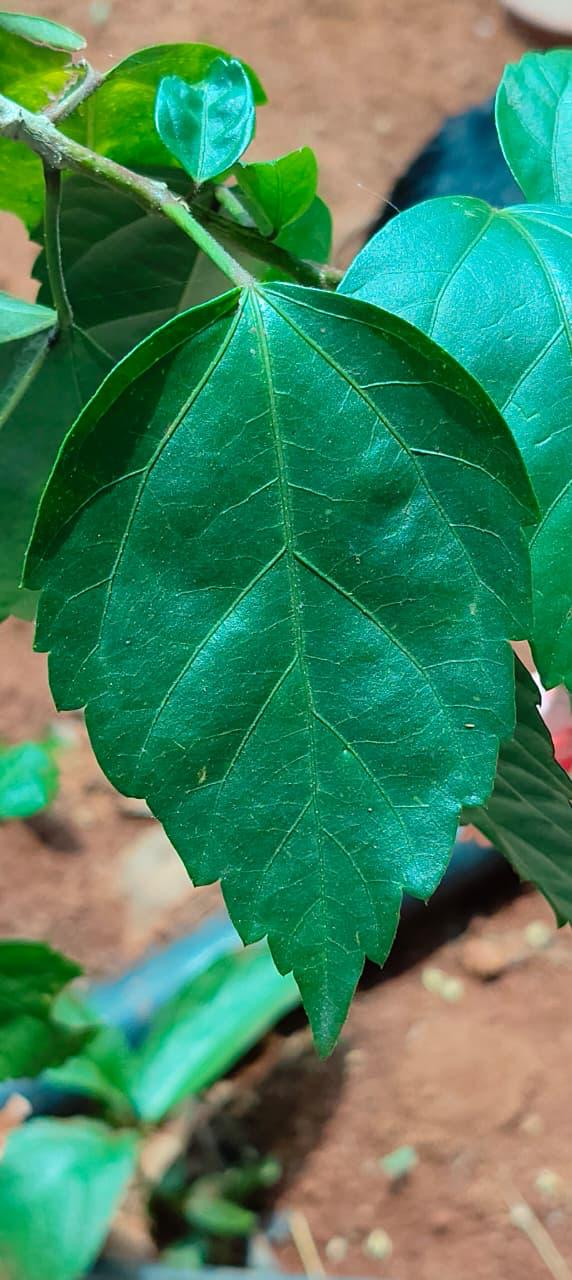
#> input picture sample_images/1.jpeg, 572 x 1280 px
$ python -i preprocessing.py   (imports and definitions only)
#> lines starting #> are read from the running program, lines starting #| are printed output that depends on the picture
#> further down, picture is the input picture: shape (1280, 572, 3); mean B, G, R 94.8, 130.7, 68.5
"""
src/preprocessing.py — Image preprocessing for the leaf health detection pipeline.

Takes a raw captured image and produces a cleaned, normalized version suitable
for downstream segmentation and feature extraction.

Operations:
  1. Resize to standard working resolution (longest edge = WORKING_RESOLUTION)
  2. Light denoising (preserve fine vein detail)
  3. Brightness/contrast normalization via CLAHE on the L channel in LAB space
"""

import cv2
import numpy as np
import sys
import os

# Add project root to path for config imports
sys.path.insert(0, os.path.abspath(os.path.join(os.path.dirname(__file__), '..')))
from config.thresholds import (
    WORKING_RESOLUTION,
    CLAHE_CLIP_LIMIT,
    CLAHE_TILE_GRID_SIZE,
    DENOISE_H,
    DENOISE_H_COLOR,
)


# [22 lines left out: function load_image, not called in this run]


def resize_to_working_resolution(image: np.ndarray,
                                  max_edge: int = WORKING_RESOLUTION) -> np.ndarray:
    """
    Resize image so its longest edge equals `max_edge`, preserving aspect ratio.

    This ensures consistent downstream measurements regardless of the camera's
    native resolution.

    Args:
        image: Input BGR image.
        max_edge: Target size for the longest edge in pixels.

    Returns:
        Resized BGR image.
    """
#> called with max_edge = 1024
    h, w = image.shape[:2]
#> h = 1280; w = 572
    if max(h, w) <= max_edge:
        return image.copy()

    scale = max_edge / max(h, w)
#> scale = 0.8
    new_w = int(w * scale)
#> new_w = 457
    new_h = int(h * scale)
#> new_h = 1024
    return cv2.resize(image, (new_w, new_h), interpolation=cv2.INTER_AREA)


def denoise(image: np.ndarray,
            h: int = DENOISE_H,
            h_color: int = DENOISE_H_COLOR) -> np.ndarray:
    """
    Apply light denoising while preserving fine detail (e.g., leaf veins).

    Uses cv2.fastNlMeansDenoisingColored — a non-local means denoiser that
    works in LAB space internally and is good at preserving edges.

    Args:
        image: Input BGR image.
        h: Filter strength for luminance component.
        h_color: Filter strength for color components.

    Returns:
        Denoised BGR image.
    """
#> called with h = 6, h_color = 6
    return cv2.fastNlMeansDenoisingColored(image, None, h, h_color, 7, 21)


def normalize_brightness(image: np.ndarray,
                          clip_limit: float = CLAHE_CLIP_LIMIT,
                          tile_grid_size: tuple = CLAHE_TILE_GRID_SIZE) -> np.ndarray:
    """
    Normalize brightness and contrast using CLAHE on the L channel in LAB space.

    CLAHE (Contrast Limited Adaptive Histogram Equalization) improves local
    contrast while preventing over-amplification of noise, making it ideal for
    images with uneven illumination (common with DIY backlighting setups).

    Args:
        image: Input BGR image.
        clip_limit: CLAHE contrast clipping limit.
        tile_grid_size: Size of the grid for CLAHE processing.

    Returns:
        Brightness-normalized BGR image.
    """
#> called with clip_limit = 2, tile_grid_size = (8, 8)
    lab = cv2.cvtColor(image, cv2.COLOR_BGR2LAB)
#> lab: shape (1024, 457, 3); mean of channels 0, 1, 2 128.9, 105.2, 143.4
    l_channel, a_channel, b_channel = cv2.split(lab)
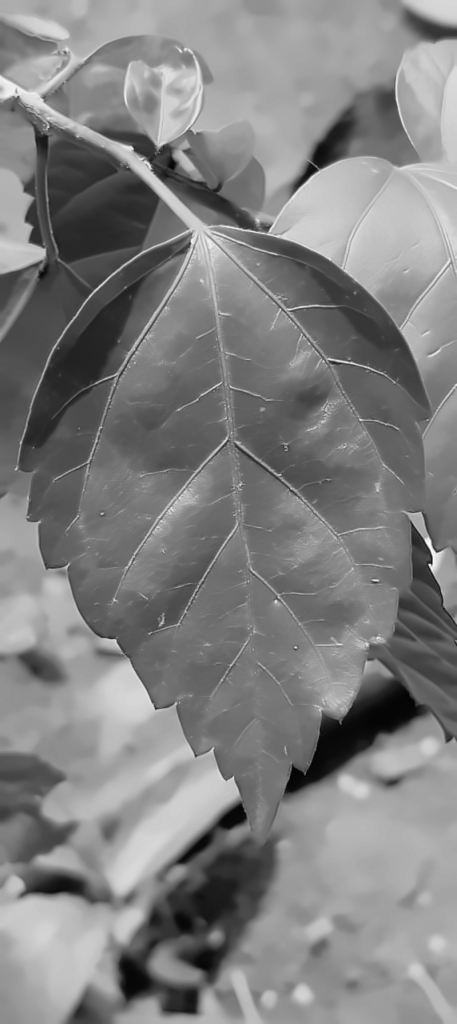
#> l_channel: shape (1024, 457); min 1, max 253, mean 128.9
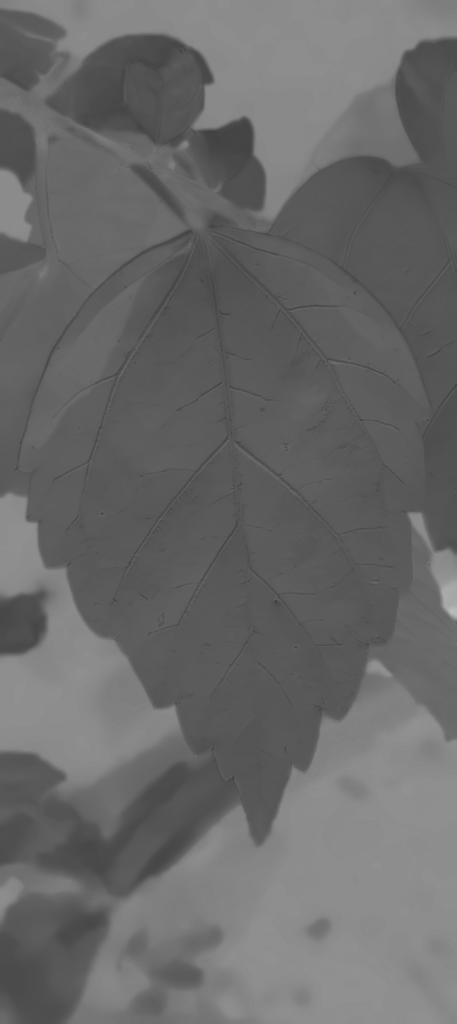
#> a_channel: shape (1024, 457); min 63, max 187, mean 105.2
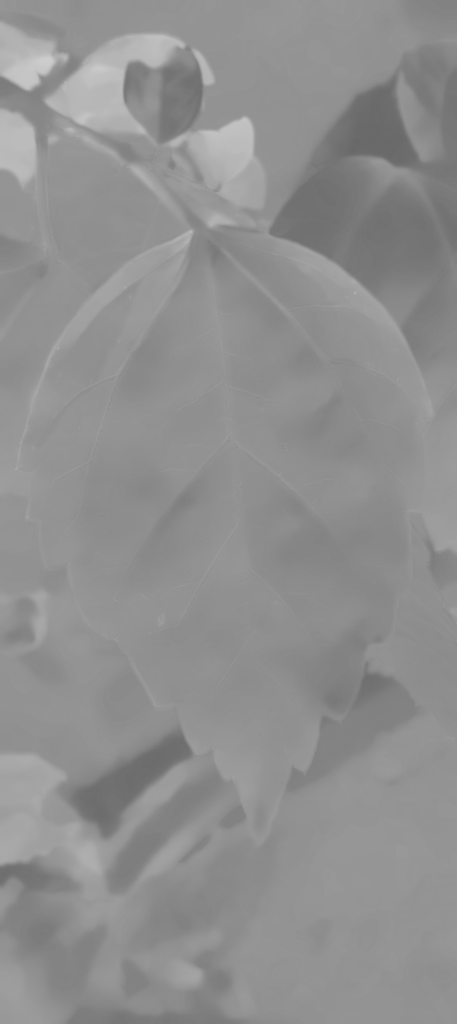
#> b_channel: shape (1024, 457); min 104, max 205, mean 143.4

    clahe = cv2.createCLAHE(clipLimit=clip_limit, tileGridSize=tile_grid_size)
    l_normalized = clahe.apply(l_channel)
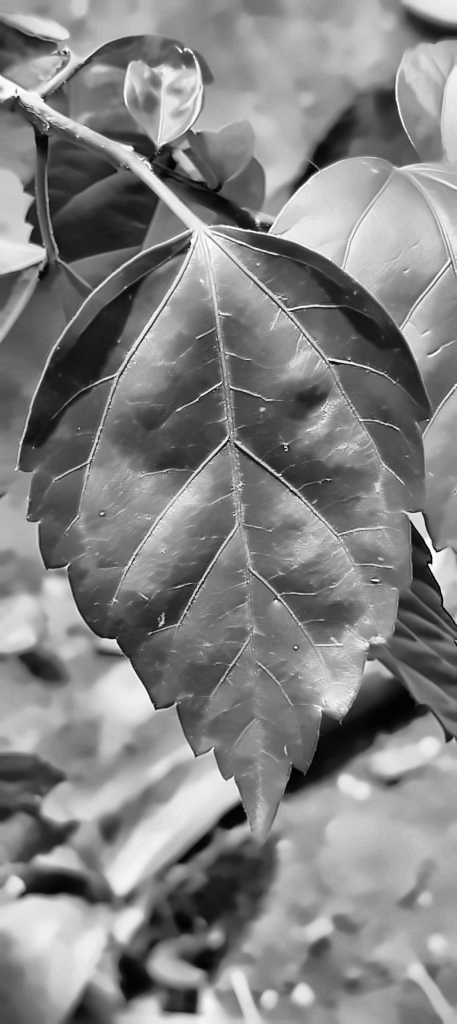
#> l_normalized: shape (1024, 457); min 1, max 255, mean 130.8

    lab_normalized = cv2.merge([l_normalized, a_channel, b_channel])
#> lab_normalized: shape (1024, 457, 3); mean of channels 0, 1, 2 130.8, 105.2, 143.4
    return cv2.cvtColor(lab_normalized, cv2.COLOR_LAB2BGR)
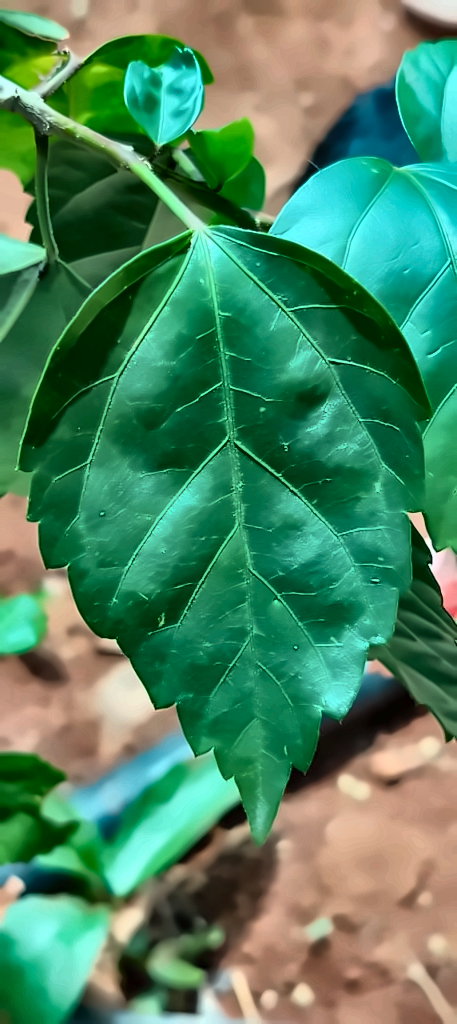
#> returned value: shape (1024, 457, 3); mean B, G, R 97.2, 132.9, 75.6


def preprocess(image: np.ndarray) -> np.ndarray:
    """
    Full preprocessing pipeline: resize → denoise → normalize brightness.

    Args:
        image: Raw input BGR image.

    Returns:
        Preprocessed BGR image at standard working resolution.
    """
    resized = resize_to_working_resolution(image)
    denoised = denoise(resized)
    normalized = normalize_brightness(denoised)
    return normalized


# [62 lines left out: functions preprocess_from_path, get_image_stem, print_preprocessed_stages_summary, not called in this run]

>>> import cv2
>>> picture = cv2.imread('../sample_images/1.jpeg')
>>> result = preprocess(picture)

$ run again, on sample_images/2.jpeg
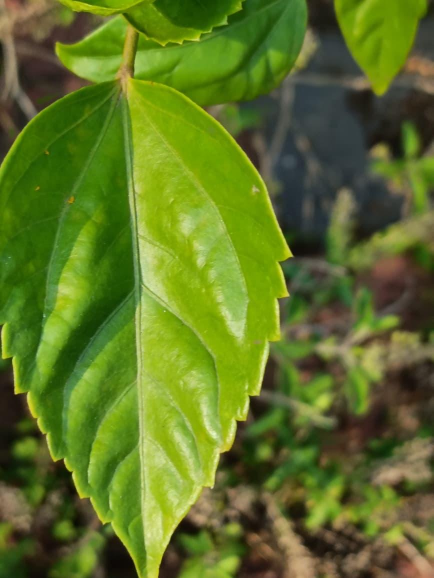
#> input picture sample_images/2.jpeg, 867 x 1156 px (shown at 1/2 size)
#> picture is the input picture: shape (1156, 867, 3); mean B, G, R 37.6, 115.2, 94
#> lab: shape (1024, 768, 3); mean of channels 0, 1, 2 114.4, 109.5, 163.8
#> in normalize_brightness, `l_normalized = clahe.apply(l_channel)`:
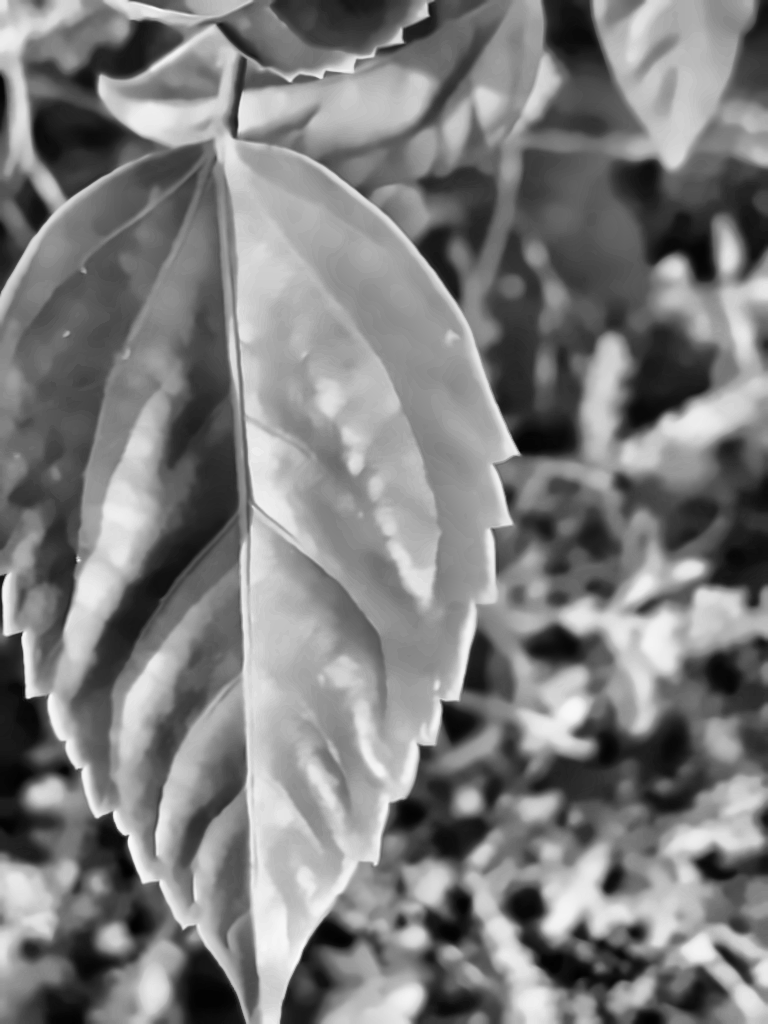
#> l_normalized: shape (1024, 768); min 2, max 250, mean 125.2
#> lab_normalized: shape (1024, 768, 3); mean of channels 0, 1, 2 125.2, 109.5, 163.8
#> in normalize_brightness, `return cv2.cvtColor(lab_normalized, cv2.COLOR_LAB2BGR)`:
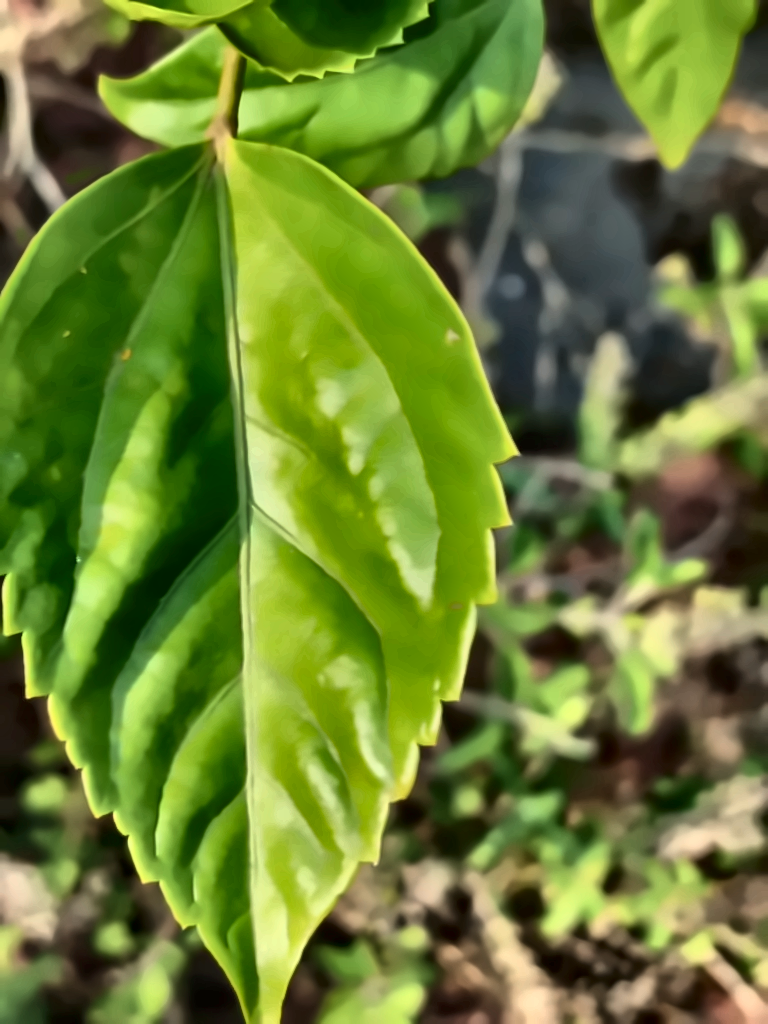
#> returned value: shape (1024, 768, 3); mean B, G, R 51.1, 126.3, 105.2

$ run again, on sample_images/3.jpeg
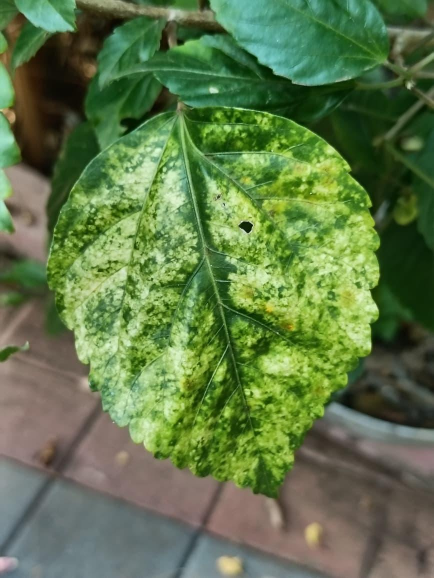
#> input picture sample_images/3.jpeg, 867 x 1156 px (shown at 1/2 size)
#> picture is the input picture: shape (1156, 867, 3); mean B, G, R 73.2, 119.7, 95.3
#> lab: shape (1024, 768, 3); mean of channels 0, 1, 2 119.6, 111.4, 150.2
#> in normalize_brightness, `l_normalized = clahe.apply(l_channel)`:
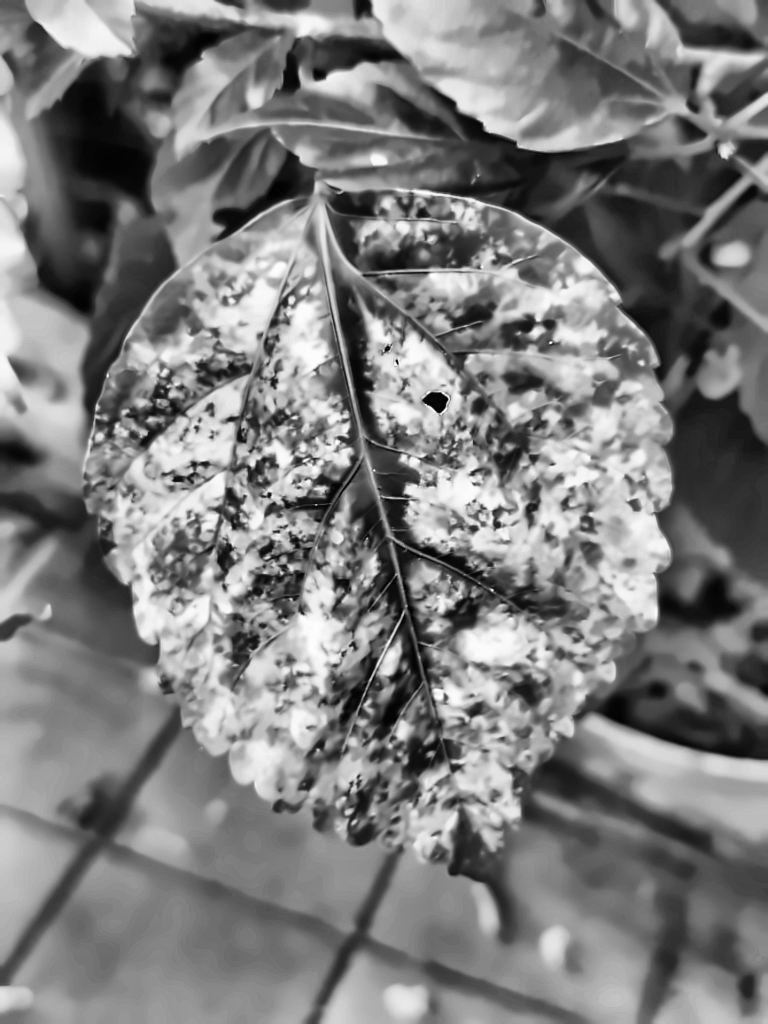
#> l_normalized: shape (1024, 768); min 1, max 254, mean 124.6
#> lab_normalized: shape (1024, 768, 3); mean of channels 0, 1, 2 124.6, 111.4, 150.2
#> in normalize_brightness, `return cv2.cvtColor(lab_normalized, cv2.COLOR_LAB2BGR)`:
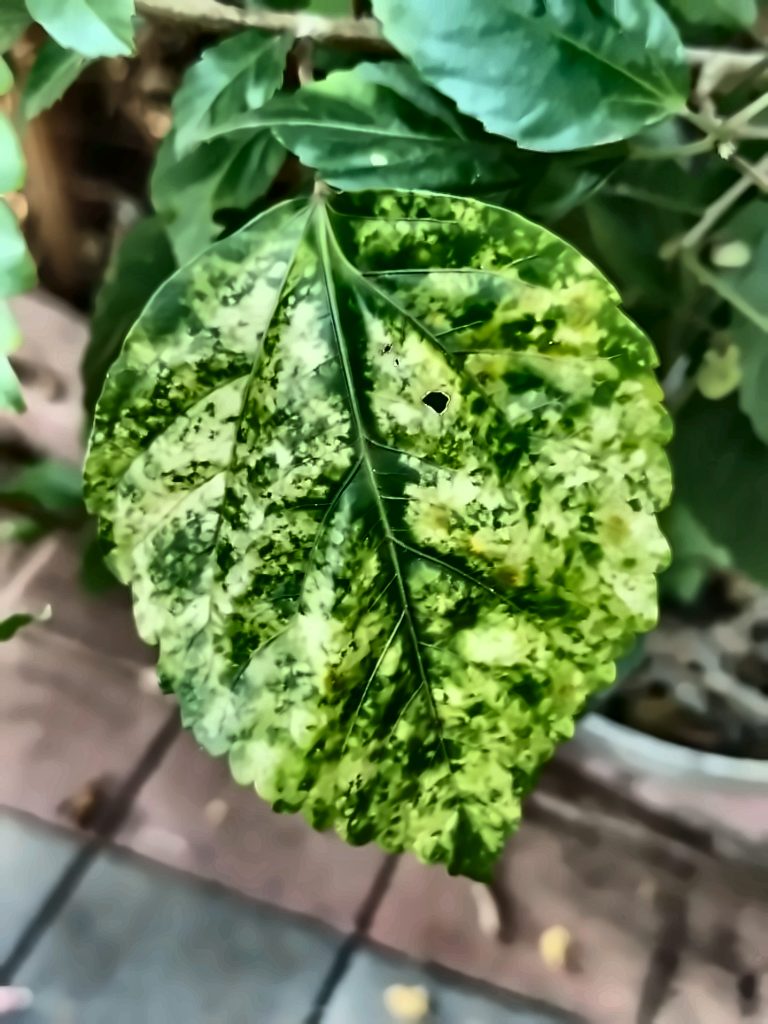
#> returned value: shape (1024, 768, 3); mean B, G, R 79.2, 125.3, 100.8

$ run again, on sample_images/4.jpeg
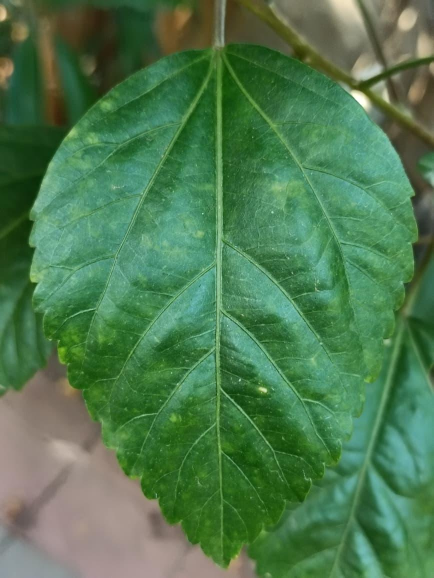
#> input picture sample_images/4.jpeg, 867 x 1156 px (shown at 1/2 size)
#> picture is the input picture: shape (1156, 867, 3); mean B, G, R 79.5, 121.8, 78
#> lab: shape (1024, 768, 3); mean of channels 0, 1, 2 119.8, 104.5, 147.1
#> in normalize_brightness, `l_normalized = clahe.apply(l_channel)`:
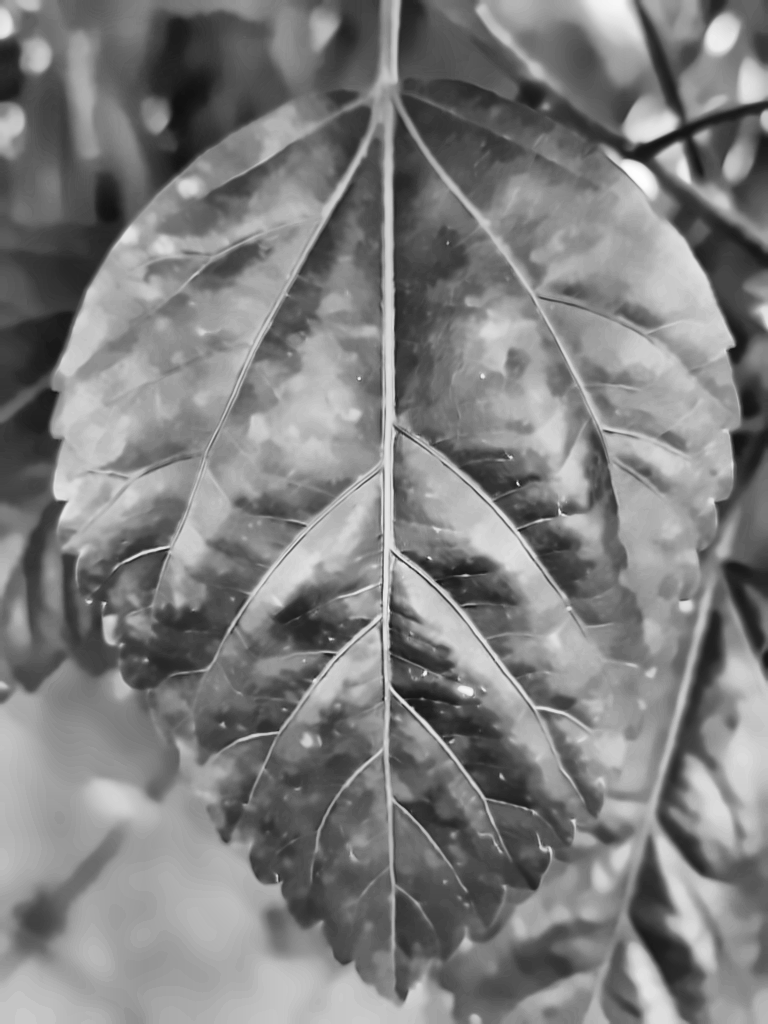
#> l_normalized: shape (1024, 768); min 16, max 254, mean 126.4
#> lab_normalized: shape (1024, 768, 3); mean of channels 0, 1, 2 126.4, 104.5, 147.1
#> in normalize_brightness, `return cv2.cvtColor(lab_normalized, cv2.COLOR_LAB2BGR)`:
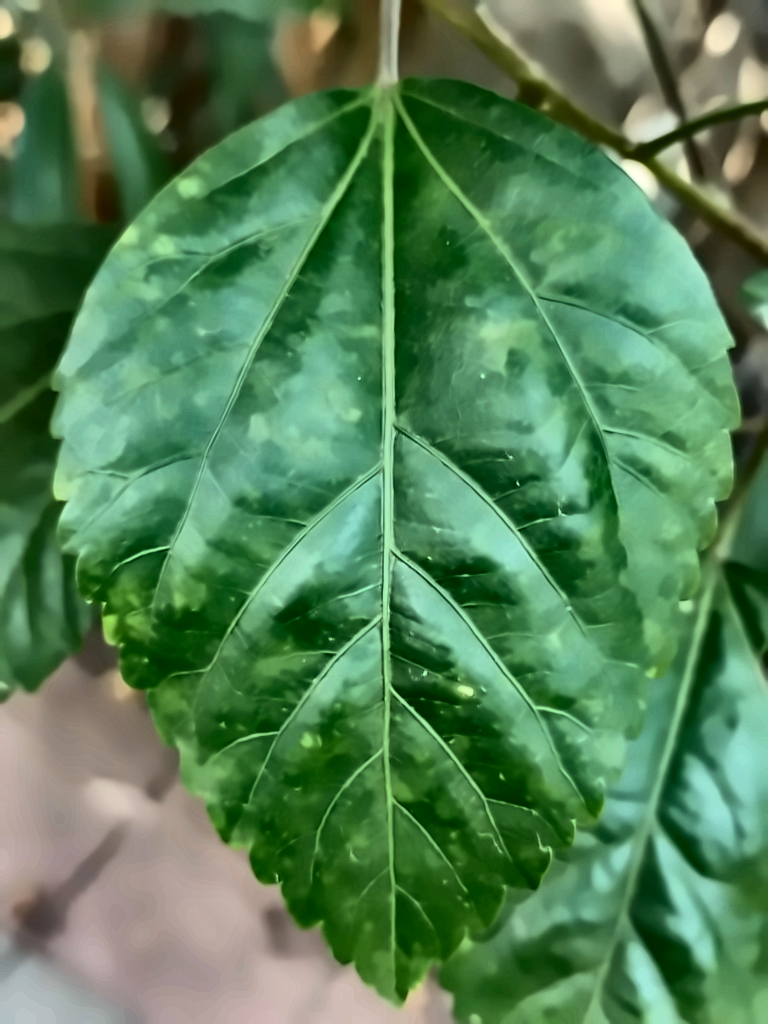
#> returned value: shape (1024, 768, 3); mean B, G, R 86, 129, 84.2
